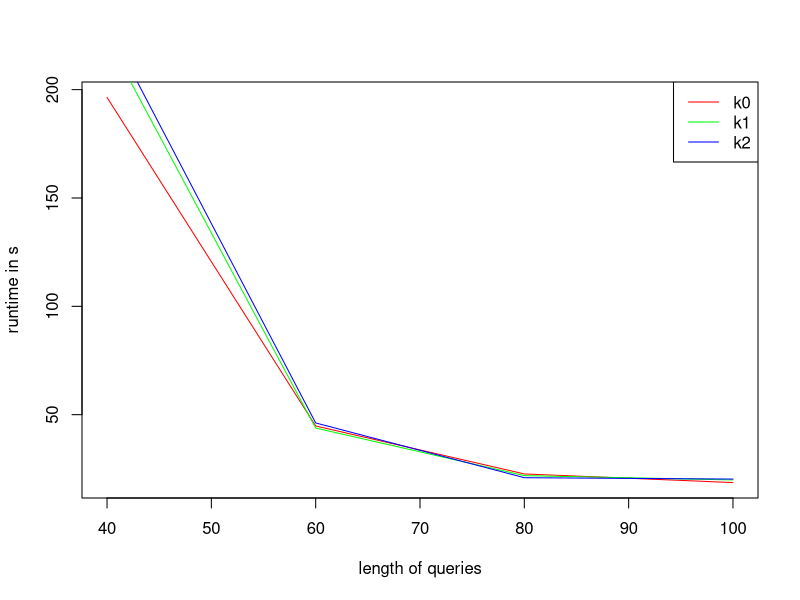
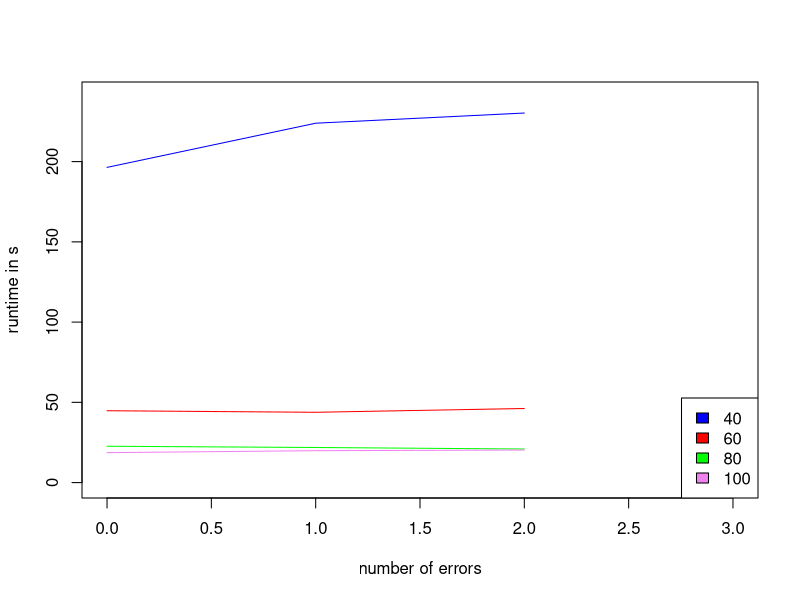
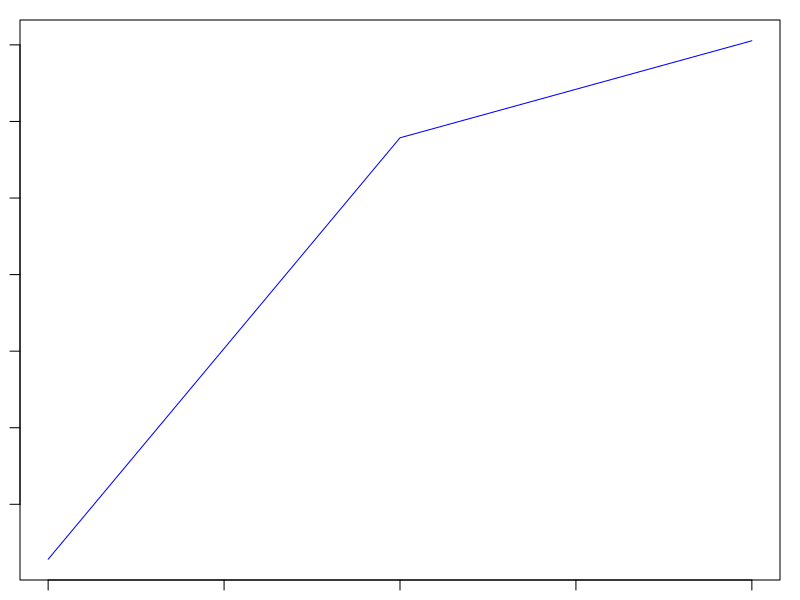
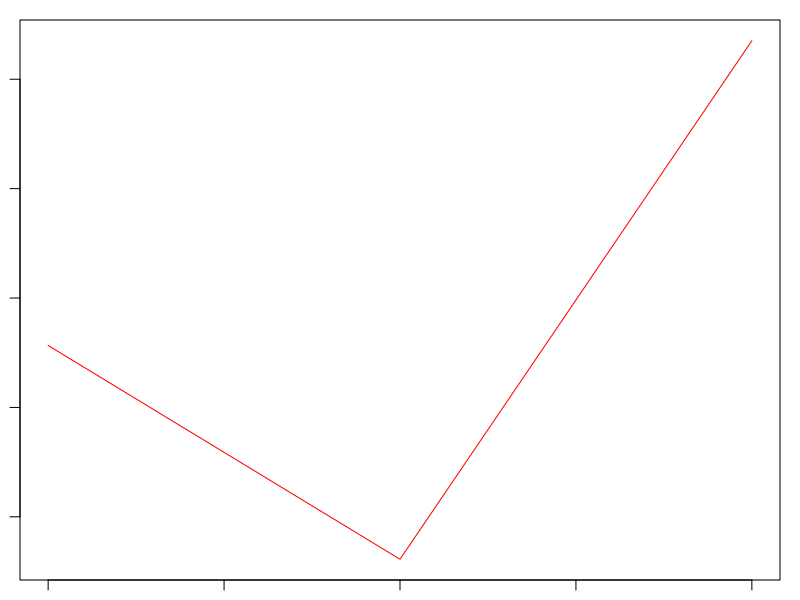
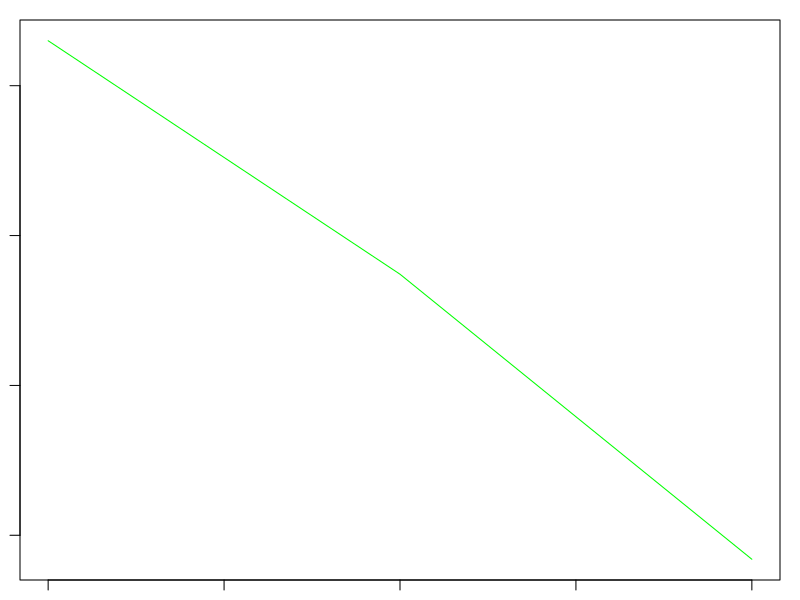
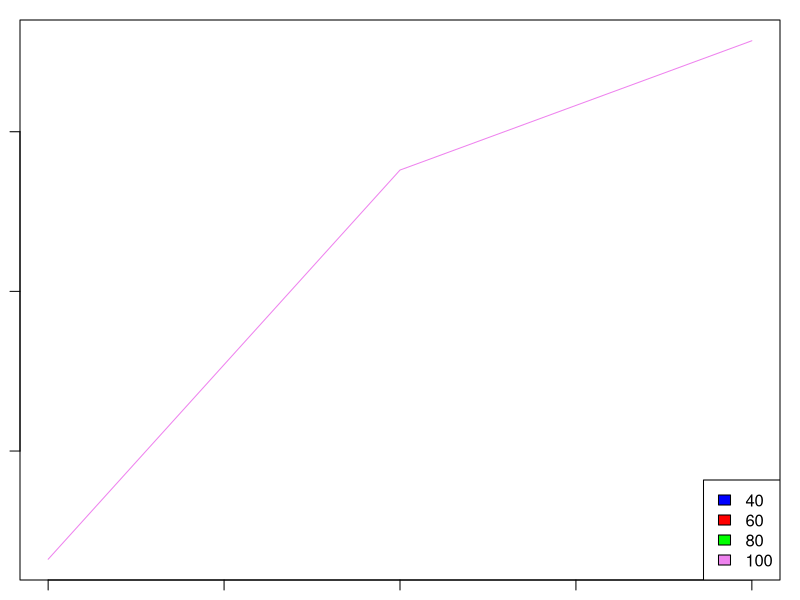

Reproduce these figures in R, in order. (Note: this script raises an error after producing the figures.)
library(ggplot2)

runtime_k0 <- c(196.412,44.783,22.650,18.661)
runtime_k1 <- c(223.934, 43.806, 21.871, 19.880)
runtime_k2 <- c(230.270, 46.176, 20.92, 20.2850)
q_length <- c(40,60,80,100)
length_40 <-c(196.412, 223.934,230.270)
length_60 <- c(44.783, 43.806, 46.176)
length_80 <- c(22.650, 21.871, 20.92)
length_100 <- c(18.661, 19.880, 20.2850)
k <- c(0,1,2)

plot(q_length,runtime_k0,type='l',col='red', main = ""
     , ylab = "runtime in s", xlab = "length of queries")
lines(q_length,runtime_k1,col='green')
lines(q_length,runtime_k2,col='blue')
legend('topright',c("k0","k1","k2"),lty=1,col=c("red","green","blue"))


plot(k, length_40,
     main="",
     ylab="runtime in s",
     xlab = "number of errors",
     type="l",
     col="blue",ylim=c(0,240),xlim = c(0,3))
lines(k,length_60, col="red")
lines(k,length_80, col="green")
lines(k,length_100, col="violet")
legend("bottomright",
       c("40","60","80","100"),
       fill=c("blue","red","green","violet")
)

#par(mfrow = c(2,2))
par(mar = c(1,1,1,1))
plot(k, length_40,
     main="",
     ylab="runtime in s",
     xlab = "number of errors",
     type="l",
     col="blue")
plot(k, length_60,
     main="",
     ylab="runtime in s",
     xlab = "number of errors",
     type="l",
     col="red")
plot(k, length_80,
     main="",
     ylab="runtime in s",
     xlab = "number of errors",
     type="l",
     col="green")
plot(k, length_100,
     main="",
     ylab="runtime in s",
     xlab = "number of errors",
     type="l",
     col="violet")
legend("bottomright",
       c("40","60","80","100"),
       fill=c("blue","red","green","violet"))


#, 51.87
time_sa_40 <- c(37.06, 38.12, 46.16)
time_fm_40 <- c(0.43, 1.56, 9.74)
number_queries <- c(1000,10000,100000)
number_queries_2 <- c(a,b,c)
#par(mar = 1)
plot(number_queries,time_sa_40, type='l',col='red', main = ""
     , ylab = "time in s", xlab = "number of queries",ylim=c(0,55),xlim = c(1000,102000))
lines(number_queries,time_fm_40,col='green')
legend("topright",inset=c(-0.15,0), bty='n', xpd=NA,
       c("sa", "fm"), fill=c("red","green"))



length_sa <-c(40,60,80,100)
value_sa <- c(37, 32.18, 36.93,37.09)
plot(length_sa,value_sa, type='l',col='red', main = ""
     , ylab = "time in s", xlab = "length of queries")

                

                
                


